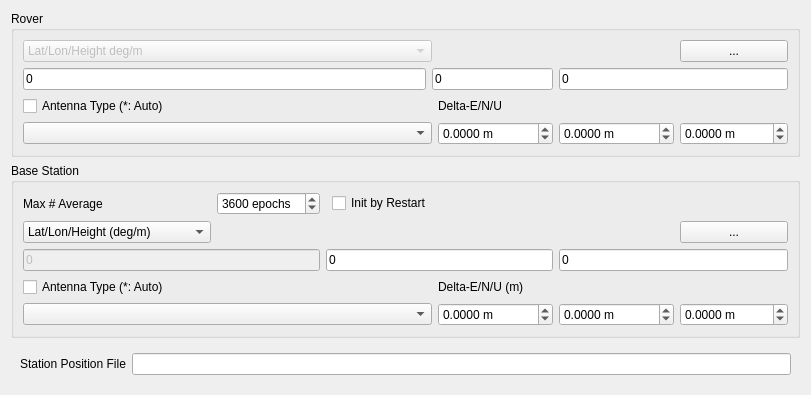
     <widget class="QWidget" name="tabPosition">
      <attribute name="title">
       <string>&amp;Positions</string>
      </attribute>
      <layout class="QGridLayout" name="gridLayout_5">
       <item row="4" column="0">
        <widget class="QWidget" name="widget_3" native="true">
         <property name="sizePolicy">
          <sizepolicy hsizetype="Preferred" vsizetype="Maximum">
           <horstretch>0</horstretch>
           <verstretch>0</verstretch>
          </sizepolicy>
         </property>
         <layout class="QGridLayout" name="gridLayout_12">
          <item row="0" column="0">
           <widget class="QLabel" name="Label30">
            <property name="toolTip">
             <string/>
            </property>
            <property name="text">
             <string>Station Position File</string>
            </property>
            <property name="buddy">
             <cstring>lEStationPositionFile</cstring>
            </property>
           </widget>
          </item>
          <item row="0" column="1">
           <widget class="QLineEdit" name="lEStationPositionFile">
            <property name="toolTip">
             <string>&lt;html&gt;&lt;head/&gt;&lt;body&gt;&lt;p&gt;Input the station position file path to retrieve the position from the station list (option: &lt;span style=&quot; font-style:italic;&quot;&gt;file-staposfile&lt;/span&gt;). &lt;/p&gt;&lt;p&gt;The station position file is a text file which contains the multiple lines. Each line represents a record for a station. A record contains:&lt;/p&gt;&lt;p&gt;&lt;span style=&quot; font-weight:700;&quot;&gt;- Latitude (deg)&lt;/span&gt;&lt;/p&gt;&lt;p&gt;&lt;span style=&quot; font-weight:700;&quot;&gt;- Longitude (deg)&lt;/span&gt;&lt;/p&gt;&lt;p&gt;&lt;span style=&quot; font-weight:700;&quot;&gt;- Ellipsoidal height (m)&lt;/span&gt;&lt;/p&gt;&lt;p&gt;&lt;span style=&quot; font-weight:700;&quot;&gt;- Station ID&lt;/span&gt;&lt;/p&gt;&lt;p&gt;&lt;span style=&quot; font-weight:700;&quot;&gt;- Station name&lt;/span&gt;&lt;/p&gt;&lt;p&gt;separated by spaces. The line starting &amp;quot;%&amp;quot; is treated as the comment line. &lt;/p&gt;&lt;p&gt;&lt;br/&gt;&lt;/p&gt;&lt;p&gt;An example station position file is found at &amp;quot;data\stations.pos&amp;quot;.&lt;/p&gt;&lt;p&gt;SINEX station positions can be used as well. An sample SINEX file is found at &amp;quot;data\igs10P1565_wocov.snx&amp;quot;&lt;/p&gt;&lt;/body&gt;&lt;/html&gt;</string>
            </property>
           </widget>
          </item>
         </layout>
        </widget>
       </item>
       <item row="3" column="0">
        <widget class="QGroupBox" name="GroupRefAnt">
         <property name="title">
          <string>Base Station</string>
         </property>
         <layout class="QGridLayout" name="gridLayout_10">
          <item row="5" column="6">
           <widget class="QDoubleSpinBox" name="sBReferenceAntennaU">
            <property name="toolTip">
             <string>&lt;html&gt;&lt;head/&gt;&lt;body&gt;&lt;p&gt;Set the delta position in up direction of the rover antenna as offsets of ARP (antenna reference point) position with refer to the marker (option: &lt;span style=&quot; font-style:italic;&quot;&gt;ant2-antdelu&lt;/span&gt;)&lt;/p&gt;&lt;/body&gt;&lt;/html&gt;</string>
            </property>
            <property name="suffix">
             <string> m</string>
            </property>
            <property name="decimals">
             <number>4</number>
            </property>
            <property name="minimum">
             <double>-10000.000000000000000</double>
            </property>
            <property name="maximum">
             <double>10000.000000000000000</double>
            </property>
           </widget>
          </item>
          <item row="1" column="6">
           <widget class="QPushButton" name="btnReferencePosition">
            <property name="toolTip">
             <string>Select reference position</string>
            </property>
            <property name="text">
             <string>...</string>
            </property>
           </widget>
          </item>
          <item row="3" column="4">
           <widget class="QLabel" name="lblReferenceAntennaD">
            <property name="text">
             <string>Delta-E/N/U (m)</string>
            </property>
            <property name="buddy">
             <cstring>sBReferenceAntennaE</cstring>
            </property>
           </widget>
          </item>
          <item row="3" column="0" colspan="2">
           <widget class="QCheckBox" name="cBReferenceAntennaPcv">
            <property name="toolTip">
             <string>&lt;html&gt;&lt;head/&gt;&lt;body&gt;&lt;p&gt;Specify base station antenna type and/or delta position&lt;/p&gt;&lt;/body&gt;&lt;/html&gt;</string>
            </property>
            <property name="text">
             <string>Antenna Type (*: Auto)</string>
            </property>
           </widget>
          </item>
          <item row="5" column="4">
           <widget class="QDoubleSpinBox" name="sBReferenceAntennaE">
            <property name="toolTip">
             <string>&lt;html&gt;&lt;head/&gt;&lt;body&gt;&lt;p&gt;Set the delta position in east direction of the rover antenna as offsets of ARP (antenna reference point) position with refer to the marker (option: &lt;span style=&quot; font-style:italic;&quot;&gt;ant2-antdele&lt;/span&gt;)&lt;/p&gt;&lt;/body&gt;&lt;/html&gt;</string>
            </property>
            <property name="suffix">
             <string> m</string>
            </property>
            <property name="decimals">
             <number>4</number>
            </property>
            <property name="minimum">
             <double>-100000.000000000000000</double>
            </property>
            <property name="maximum">
             <double>1000000.000000000000000</double>
            </property>
           </widget>
          </item>
          <item row="1" column="0">
           <widget class="QComboBox" name="cBReferencePositionType">
            <property name="toolTip">
             <string>Select base station position format</string>
            </property>
            <item>
             <property name="text">
              <string>Lat/Lon/Height (deg/m)</string>
             </property>
            </item>
            <item>
             <property name="text">
              <string>Lat/Lon/Height (dms/m)</string>
             </property>
            </item>
            <item>
             <property name="text">
              <string>X/Y/Z-ECEF m</string>
             </property>
            </item>
            <item>
             <property name="text">
              <string>Average of Single Position</string>
             </property>
            </item>
            <item>
             <property name="text">
              <string>Get from Position File</string>
             </property>
            </item>
            <item>
             <property name="text">
              <string>RINEX Header Position</string>
             </property>
            </item>
            <item>
             <property name="text">
              <string>RTCM/Raw Antenna Position</string>
             </property>
            </item>
           </widget>
          </item>
          <item row="5" column="5">
           <widget class="QDoubleSpinBox" name="sBReferenceAntennaN">
            <property name="toolTip">
             <string>&lt;html&gt;&lt;head/&gt;&lt;body&gt;&lt;p&gt;Set the delta position in north direction of the rover antenna as offsets of ARP (antenna reference point) position with refer to the marker (option: &lt;span style=&quot; font-style:italic;&quot;&gt;ant2-antdeln&lt;/span&gt;)&lt;/p&gt;&lt;/body&gt;&lt;/html&gt;</string>
            </property>
            <property name="suffix">
             <string> m</string>
            </property>
            <property name="decimals">
             <number>4</number>
            </property>
            <property name="minimum">
             <double>-100000.000000000000000</double>
            </property>
            <property name="maximum">
             <double>1000000.000000000000000</double>
            </property>
           </widget>
          </item>
          <item row="0" column="0">
           <widget class="QLabel" name="lblMaxAveEp">
            <property name="text">
             <string>Max # Average</string>
            </property>
            <property name="buddy">
             <cstring>sBMaxAveEp</cstring>
            </property>
           </widget>
          </item>
          <item row="0" column="1">
           <widget class="QSpinBox" name="sBMaxAveEp">
            <property name="toolTip">
             <string>Maximum averaging epochs</string>
            </property>
            <property name="suffix">
             <string> epochs</string>
            </property>
            <property name="maximum">
             <number>10000</number>
            </property>
            <property name="value">
             <number>3600</number>
            </property>
           </widget>
          </item>
          <item row="0" column="3">
           <widget class="QCheckBox" name="cBInitRestart">
            <property name="toolTip">
             <string>Initialize by restart</string>
            </property>
            <property name="text">
             <string>Init by Restart</string>
            </property>
           </widget>
          </item>
          <item row="5" column="0" colspan="4">
           <widget class="QComboBox" name="cBReferenceAntenna">
            <property name="toolTip">
             <string>&lt;html&gt;&lt;head/&gt;&lt;body&gt;&lt;p&gt;Select the type of the base station antenna (option: &lt;span style=&quot; font-style:italic;&quot;&gt;ant2-anttype&lt;/span&gt;).&lt;/p&gt;&lt;p&gt;To select the antenna type, set the &amp;quot;Receiver Antenna PCV File&amp;quot; path in &amp;quot;Files&amp;quot;. &lt;/p&gt;&lt;p&gt;If &amp;quot;*&amp;quot; is used, antenna type and antenna delta are recognized by the antenna information of RINEX OBS header.&lt;/p&gt;&lt;/body&gt;&lt;/html&gt;</string>
            </property>
           </widget>
          </item>
          <item row="2" column="5" colspan="2">
           <widget class="QLineEdit" name="lEReferencePosition3">
            <property name="toolTip">
             <string>Base station position as specify by the format.</string>
            </property>
            <property name="text">
             <string>0</string>
            </property>
           </widget>
          </item>
          <item row="2" column="2" colspan="3">
           <widget class="QLineEdit" name="lEReferencePosition2">
            <property name="toolTip">
             <string>Base station position as specify by the format.</string>
            </property>
            <property name="text">
             <string>0</string>
            </property>
           </widget>
          </item>
          <item row="2" column="0" colspan="2">
           <widget class="QLineEdit" name="lEReferencePosition1">
            <property name="enabled">
             <bool>false</bool>
            </property>
            <property name="toolTip">
             <string/>
            </property>
            <property name="text">
             <string>0</string>
            </property>
           </widget>
          </item>
         </layout>
        </widget>
       </item>
       <item row="1" column="0">
        <widget class="QGroupBox" name="GroupRovAnt">
         <property name="title">
          <string>Rover</string>
         </property>
         <layout class="QGridLayout" name="gridLayout_11">
          <item row="0" column="0" colspan="2">
           <widget class="QComboBox" name="cBRoverPositionType">
            <property name="enabled">
             <bool>false</bool>
            </property>
            <property name="toolTip">
             <string>Select rover position format</string>
            </property>
            <item>
             <property name="text">
              <string>Lat/Lon/Height deg/m</string>
             </property>
            </item>
            <item>
             <property name="text">
              <string>Lat/Lon/Height dms/m</string>
             </property>
            </item>
            <item>
             <property name="text">
              <string>X/Y/Z-ECEF m</string>
             </property>
            </item>
            <item>
             <property name="text">
              <string>Average of Single Pos</string>
             </property>
            </item>
            <item>
             <property name="text">
              <string>Get from Position File</string>
             </property>
            </item>
            <item>
             <property name="text">
              <string>RINEX Header Position</string>
             </property>
            </item>
           </widget>
          </item>
          <item row="0" column="5">
           <widget class="QPushButton" name="btnRoverPosition">
            <property name="toolTip">
             <string>Select rover position</string>
            </property>
            <property name="text">
             <string>...</string>
            </property>
           </widget>
          </item>
          <item row="1" column="0">
           <widget class="QLineEdit" name="lERoverPosition1">
            <property name="enabled">
             <bool>true</bool>
            </property>
            <property name="toolTip">
             <string>Rover position as specify by the format.</string>
            </property>
            <property name="text">
             <string>0</string>
            </property>
           </widget>
          </item>
          <item row="1" column="1" colspan="2">
           <widget class="QLineEdit" name="lERoverPosition2">
            <property name="toolTip">
             <string>Rover position as specify by the format.</string>
            </property>
            <property name="text">
             <string>0</string>
            </property>
           </widget>
          </item>
          <item row="1" column="3" colspan="3">
           <widget class="QLineEdit" name="lERoverPosition3">
            <property name="toolTip">
             <string>Rover position as specify by the format.</string>
            </property>
            <property name="text">
             <string>0</string>
            </property>
           </widget>
          </item>
          <item row="3" column="0" colspan="2">
           <widget class="QCheckBox" name="cBRoverAntennaPcv">
            <property name="toolTip">
             <string>&lt;html&gt;&lt;head/&gt;&lt;body&gt;&lt;p&gt;Specify rover antenna type and/or delta position&lt;/p&gt;&lt;/body&gt;&lt;/html&gt;</string>
            </property>
            <property name="text">
             <string>Antenna Type (*: Auto)</string>
            </property>
           </widget>
          </item>
          <item row="3" column="2" colspan="3">
           <widget class="QLabel" name="lblRoverAntennaD">
            <property name="text">
             <string>Delta-E/N/U</string>
            </property>
            <property name="buddy">
             <cstring>sBRoverAntennaE</cstring>
            </property>
           </widget>
          </item>
          <item row="5" column="0" colspan="2">
           <widget class="QComboBox" name="cBRoverAntenna">
            <property name="toolTip">
             <string>&lt;html&gt;&lt;head/&gt;&lt;body&gt;&lt;p&gt;Select the type of the rover antenna (option: &lt;span style=&quot; font-style:italic;&quot;&gt;ant1-anttype&lt;/span&gt;).&lt;/p&gt;&lt;p&gt;To select the antenna type, set the &amp;quot;Receiver Antenna PCV File&amp;quot; path in &amp;quot;Files&amp;quot;. &lt;/p&gt;&lt;p&gt;If &amp;quot;*&amp;quot; is used, antenna type and antenna delta are recognized by the antenna information of RINEX OBS header.&lt;/p&gt;&lt;/body&gt;&lt;/html&gt;</string>
            </property>
           </widget>
          </item>
          <item row="5" column="2">
           <widget class="QDoubleSpinBox" name="sBRoverAntennaE">
            <property name="toolTip">
             <string>&lt;html&gt;&lt;head/&gt;&lt;body&gt;&lt;p&gt;Set the delta position in east direction of the rover antenna as offsets of ARP (antenna reference point) position with refer to the marker (option: &lt;span style=&quot; font-style:italic;&quot;&gt;ant1-antdele&lt;/span&gt;)&lt;/p&gt;&lt;/body&gt;&lt;/html&gt;</string>
            </property>
            <property name="suffix">
             <string> m</string>
            </property>
            <property name="decimals">
             <number>4</number>
            </property>
            <property name="minimum">
             <double>-1000000.000000000000000</double>
            </property>
            <property name="maximum">
             <double>1000000.000000000000000</double>
            </property>
           </widget>
          </item>
          <item row="5" column="5">
           <widget class="QDoubleSpinBox" name="sBRoverAntennaU">
            <property name="toolTip">
             <string>&lt;html&gt;&lt;head/&gt;&lt;body&gt;&lt;p&gt;Set the delta position in up direction of the rover antenna as offsets of ARP (antenna reference point) position with refer to the marker (option: &lt;span style=&quot; font-style:italic;&quot;&gt;ant1-antdelu&lt;/span&gt;)&lt;/p&gt;&lt;/body&gt;&lt;/html&gt;</string>
            </property>
            <property name="suffix">
             <string> m</string>
            </property>
            <property name="decimals">
             <number>4</number>
            </property>
            <property name="minimum">
             <double>-10000.000000000000000</double>
            </property>
            <property name="maximum">
             <double>10000.000000000000000</double>
            </property>
           </widget>
          </item>
          <item row="5" column="3" colspan="2">
           <widget class="QDoubleSpinBox" name="sBRoverAntennaN">
            <property name="toolTip">
             <string>&lt;html&gt;&lt;head/&gt;&lt;body&gt;&lt;p&gt;Set the delta position in north direction of the rover antenna as offsets of ARP (antenna reference point) position with refer to the marker (option: &lt;span style=&quot; font-style:italic;&quot;&gt;ant1-antdeln&lt;/span&gt;)&lt;/p&gt;&lt;/body&gt;&lt;/html&gt;</string>
            </property>
            <property name="suffix">
             <string> m</string>
            </property>
            <property name="decimals">
             <number>4</number>
            </property>
            <property name="minimum">
             <double>-100000.000000000000000</double>
            </property>
            <property name="maximum">
             <double>1000000.000000000000000</double>
            </property>
           </widget>
          </item>
         </layout>
        </widget>
       </item>
      </layout>
     </widget>
